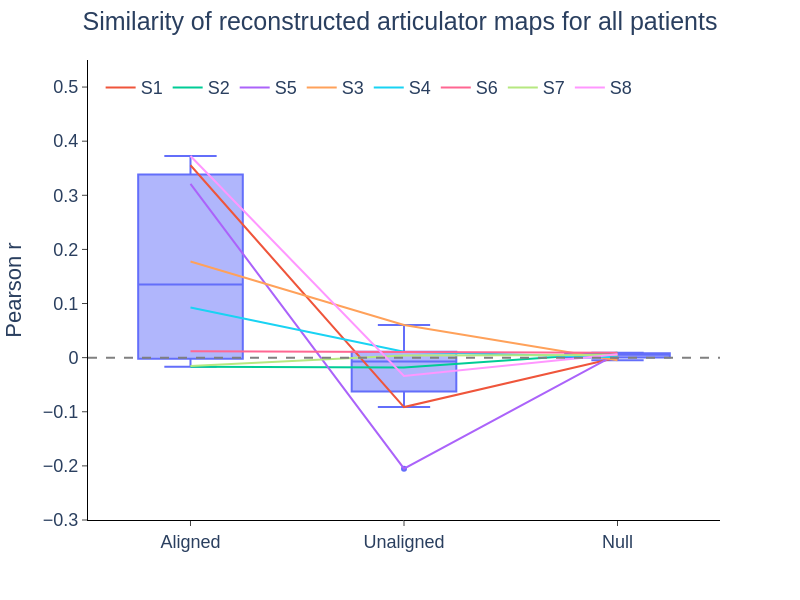

Notebook code for this chart:
### Code cell
fig_df = artic_sim_full_df.groupby(['Patient', 'Type'], sort=False).agg({'Cosine Similarity': ['mean']}).reset_index()
fig_df.columns = ['Patient', 'Type', 'Cosine Similarity']

fig = px.line(fig_df, x='Type', y="Cosine Similarity", color='Patient', width=800, height=600, color_discrete_sequence=px.colors.qualitative.Plotly[1:])
fig.add_traces(px.box(fig_df, x='Type', y="Cosine Similarity").data)

fig.add_hline(y=0, line_dash='dash', line_color='grey')
fig.update_layout(
    plot_bgcolor='white',
    legend=dict(
        orientation='h',
        yanchor='top',
        y=0.98,
        xanchor='left',
        x=0.02,
        title_text=''
    ),
    title_text='Similarity of reconstructed articulator maps for all patients',
    title_x=0.5,
    font=dict(size=18, family='Arial')
)
fig.update_xaxes(
    title='',
    mirror=False,
    ticks='outside',
    showline=True,
    linecolor='black',
    showgrid=False,
    # tickvals=[],
    range=[-0.48, 2.48],
)
fig.update_yaxes(
    title='Pearson r',
    mirror=False,
    ticks='outside',
    showline=True,
    linecolor='black',
    showgrid=False,
    range=[-0.3, 0.55],
)

fig.show()

### Figure 1 — Plotly figure (JSON) as saved in the notebook; plotly's stock layout.template omitted (floating-point values rounded to 4 significant figures)
{"data": [{"hovertemplate": "Patient=S1<br>Type=%{x}<br>Cosine Similarity=%{y}<extra></extra>", "legendgroup": "S1", "line": {"color": "#EF553B", "dash": "solid"}, "marker": {"symbol": "circle"}, "mode": "lines", "name": "S1", "orientation": "v", "showlegend": true, "type": "scatter", "x": ["Aligned", "Unaligned", "Null"], "xaxis": "x", "y": [0.3555, -0.09128, 0.0001672], "yaxis": "y"}, {"hovertemplate": "Patient=S2<br>Type=%{x}<br>Cosine Similarity=%{y}<extra></extra>", "legendgroup": "S2", "line": {"color": "#00CC96", "dash": "solid"}, "marker": {"symbol": "circle"}, "mode": "lines", "name": "S2", "orientation": "v", "showlegend": true, "type": "scatter", "x": ["Aligned", "Unaligned", "Null"], "xaxis": "x", "y": [-0.017, -0.01828, 0.008988], "yaxis": "y"}, {"hovertemplate": "Patient=S5<br>Type=%{x}<br>Cosine Similarity=%{y}<extra></extra>", "legendgroup": "S5", "line": {"color": "#AB63FA", "dash": "solid"}, "marker": {"symbol": "circle"}, "mode": "lines", "name": "S5", "orientation": "v", "showlegend": true, "type": "scatter", "x": ["Aligned", "Unaligned", "Null"], "xaxis": "x", "y": [0.321, -0.2051, 0.007338], "yaxis": "y"}, {"hovertemplate": "Patient=S3<br>Type=%{x}<br>Cosine Similarity=%{y}<extra></extra>", "legendgroup": "S3", "line": {"color": "#FFA15A", "dash": "solid"}, "marker": {"symbol": "circle"}, "mode": "lines", "name": "S3", "orientation": "v", "showlegend": true, "type": "scatter", "x": ["Aligned", "Unaligned", "Null"], "xaxis": "x", "y": [0.1777, 0.06025, -0.0049], "yaxis": "y"}, {"hovertemplate": "Patient=S4<br>Type=%{x}<br>Cosine Similarity=%{y}<extra></extra>", "legendgroup": "S4", "line": {"color": "#19D3F3", "dash": "solid"}, "marker": {"symbol": "circle"}, "mode": "lines", "name": "S4", "orientation": "v", "showlegend": true, "type": "scatter", "x": ["Aligned", "Unaligned", "Null"], "xaxis": "x", "y": [0.09254, 0.0111, 0.0006184], "yaxis": "y"}, {"hovertemplate": "Patient=S6<br>Type=%{x}<br>Cosine Similarity=%{y}<extra></extra>", "legendgroup": "S6", "line": {"color": "#FF6692", "dash": "solid"}, "marker": {"symbol": "circle"}, "mode": "lines", "name": "S6", "orientation": "v", "showlegend": true, "type": "scatter", "x": ["Aligned", "Unaligned", "Null"], "xaxis": "x", "y": [0.0117, 0.01089, 0.00891], "yaxis": "y"}, {"hovertemplate": "Patient=S7<br>Type=%{x}<br>Cosine Similarity=%{y}<extra></extra>", "legendgroup": "S7", "line": {"color": "#B6E880", "dash": "solid"}, "marker": {"symbol": "circle"}, "mode": "lines", "name": "S7", "orientation": "v", "showlegend": true, "type": "scatter", "x": ["Aligned", "Unaligned", "Null"], "xaxis": "x", "y": [-0.01566, 0.004054, 0.004768], "yaxis": "y"}, {"hovertemplate": "Patient=S8<br>Type=%{x}<br>Cosine Similarity=%{y}<extra></extra>", "legendgroup": "S8", "line": {"color": "#FF97FF", "dash": "solid"}, "marker": {"symbol": "circle"}, "mode": "lines", "name": "S8", "orientation": "v", "showlegend": true, "type": "scatter", "x": ["Aligned", "Unaligned", "Null"], "xaxis": "x", "y": [0.3725, -0.03402, 0.006069], "yaxis": "y"}, {"alignmentgroup": "True", "hovertemplate": "Type=%{x}<br>Cosine Similarity=%{y}<extra></extra>", "legendgroup": "", "marker": {"color": "#636efa"}, "name": "", "notched": false, "offsetgroup": "", "orientation": "v", "showlegend": false, "type": "box", "x": ["Aligned", "Aligned", "Aligned", "Aligned", "Aligned", "Aligned", "Aligned", "Aligned", "Unaligned", "Unaligned", "Unaligned", "Unaligned", "Unaligned", "Unaligned", "Unaligned", "Unaligned", "Null", "Null", "Null", "Null", "Null", "Null", "Null", "Null"], "x0": " ", "xaxis": "x", "y": [0.3555, -0.017, 0.321, 0.1777, 0.09254, 0.0117, -0.01566, 0.3725, -0.09128, -0.01828, -0.2051, 0.06025, 0.0111, 0.01089, 0.004054, -0.03402, 0.0001672, 0.008988, 0.007338, -0.0049, 0.0006184, 0.00891, 0.004768, 0.006069], "y0": " ", "yaxis": "y"}], "layout": {"font": {"family": "Arial", "size": 18}, "height": 600, "legend": {"orientation": "h", "title": {"text": ""}, "tracegroupgap": 0, "x": 0.02, "xanchor": "left", "y": 0.98, "yanchor": "top"}, "margin": {"t": 60}, "plot_bgcolor": "white", "shapes": [{"line": {"color": "grey", "dash": "dash"}, "type": "line", "x0": 0, "x1": 1, "xref": "x domain", "y0": 0, "y1": 0, "yref": "y"}], "title": {"text": "Similarity of reconstructed articulator maps for all patients", "x": 0.5}, "width": 800, "xaxis": {"anchor": "y", "domain": [0, 1], "linecolor": "black", "mirror": false, "range": [-0.48, 2.48], "showgrid": false, "showline": true, "ticks": "outside", "title": {"text": ""}}, "yaxis": {"anchor": "x", "domain": [0, 1], "linecolor": "black", "mirror": false, "range": [-0.3, 0.55], "showgrid": false, "showline": true, "ticks": "outside", "title": {"text": "Pearson r"}}}}
